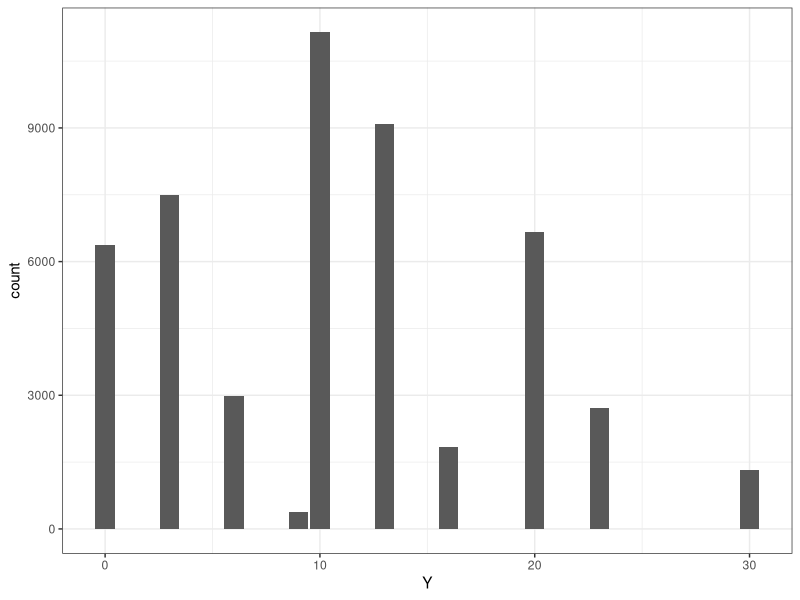
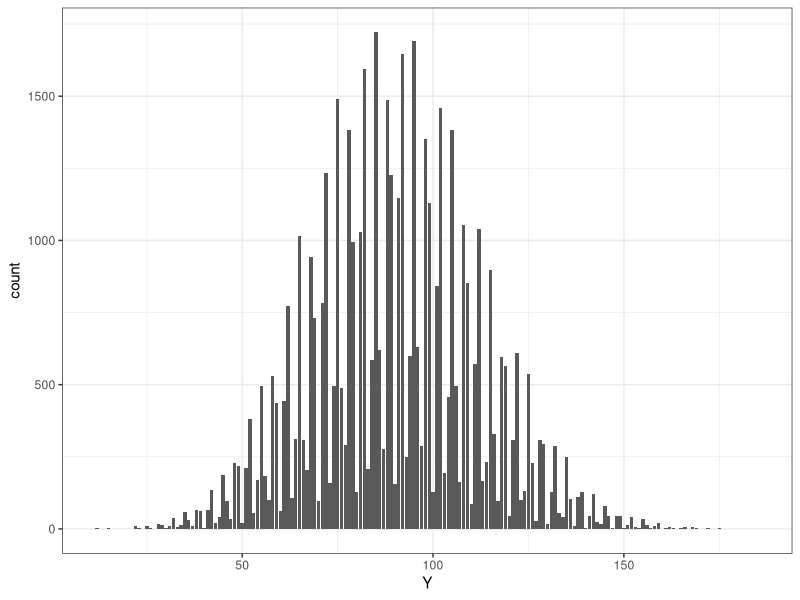
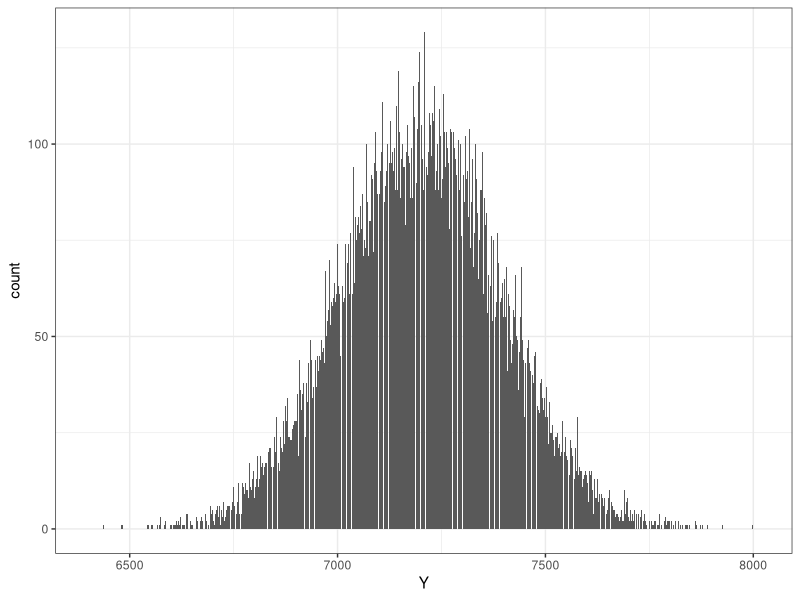

Reproduce these figures in R, in order.
## ---- chunk 1
knitr::opts_chunk$set(echo = TRUE)
library(tidyverse)
## ---- chunk 2
# Let n = 3 and generate 50000 samples of {X1, X2, X3} using the rmultinom() function. Store the samples in an object called samples_Xi.
# Then based on samples_Xi, create 50000 samples of Y and store it in a data-frame called samples_Y, consisting of a single column called Y.
samples_Xi <- rmultinom(50000, 3, c(0.5, 0.2, 0.3) )
samples_Y = data.frame(Y=0*samples_Xi[1,] + 3*samples_Xi[2,] + 10*samples_Xi[3,])
## ---- chunk 3
# Use the ggplot and geom_bar() function to create a bar plot for the samples of Y .
ggplot(samples_Y, aes(Y)) + geom_bar() + theme_bw()
## ---- chunk 4
# Now, increase the values of n by setting n = 20, and repeat Step 1 and Step 2 to create a new bar plot for the samples of Y .
samples_Xi <- rmultinom(50000, 25, c(0.5, 0.2, 0.3) )
samples_Y = data.frame(Y=0*samples_Xi[1,] + 3*samples_Xi[2,] + 10*samples_Xi[3,])
ggplot(samples_Y, aes(Y)) + geom_bar() + theme_bw()

# The minimum value, maximum value
print(range(samples_Y))

# and range of the sample
print(diff(range(samples_Y)))
## ---- chunk 5
# increase n to 2000 and do the plot again
samples_Xi <- rmultinom(50000, 2000, c(0.5, 0.2, 0.3) )
samples_Y = data.frame(Y=0*samples_Xi[1,] + 3*samples_Xi[2,] + 10*samples_Xi[3,])
ggplot(samples_Y, aes(Y)) + geom_bar() + theme_bw()
